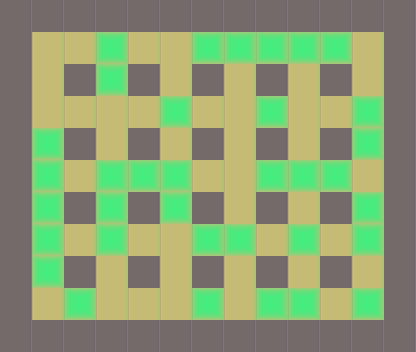

Rendered tile map (Tiled .tmx) drawn with the repository's tilesets; below, a short description and the full map source, tile grids included:
An orthogonal 13x11 tile map with 32x32 px tiles, 2 tile layers (base, piedras).

<map version="1.0" orientation="orthogonal" renderorder="right-down" width="13" height="11" tilewidth="32" tileheight="32" nextobjectid="1">
 <properties>
  <property name="nombre" value="Nivel 8" />
 </properties>
 <tileset firstgid="1" name="tile" tilewidth="32" tileheight="32" tilecount="3">
  <image source="../tilebase.png" width="96" height="32" />
  <terraintypes>
   <terrain name="New Terrain" tile="-1" />
  </terraintypes>
 </tileset>
 <layer name="base" width="13" height="11">
  <data>
   <tile gid="1" />
   <tile gid="1" />
   <tile gid="1" />
   <tile gid="1" />
   <tile gid="1" />
   <tile gid="1" />
   <tile gid="1" />
   <tile gid="1" />
   <tile gid="1" />
   <tile gid="1" />
   <tile gid="1" />
   <tile gid="1" />
   <tile gid="1" />
   <tile gid="1" />
   <tile gid="2" />
   <tile gid="2" />
   <tile gid="2" />
   <tile gid="2" />
   <tile gid="2" />
   <tile gid="2" />
   <tile gid="2" />
   <tile gid="2" />
   <tile gid="2" />
   <tile gid="2" />
   <tile gid="2" />
   <tile gid="1" />
   <tile gid="1" />
   <tile gid="2" />
   <tile gid="1" />
   <tile gid="2" />
   <tile gid="1" />
   <tile gid="2" />
   <tile gid="1" />
   <tile gid="2" />
   <tile gid="1" />
   <tile gid="2" />
   <tile gid="1" />
   <tile gid="2" />
   <tile gid="1" />
   <tile gid="1" />
   <tile gid="2" />
   <tile gid="2" />
   <tile gid="2" />
   <tile gid="2" />
   <tile gid="2" />
   <tile gid="2" />
   <tile gid="2" />
   <tile gid="2" />
   <tile gid="2" />
   <tile gid="2" />
   <tile gid="2" />
   <tile gid="1" />
   <tile gid="1" />
   <tile gid="2" />
   <tile gid="1" />
   <tile gid="2" />
   <tile gid="1" />
   <tile gid="2" />
   <tile gid="1" />
   <tile gid="2" />
   <tile gid="1" />
   <tile gid="2" />
   <tile gid="1" />
   <tile gid="2" />
   <tile gid="1" />
   <tile gid="1" />
   <tile gid="2" />
   <tile gid="2" />
   <tile gid="2" />
   <tile gid="2" />
   <tile gid="2" />
   <tile gid="2" />
   <tile gid="2" />
   <tile gid="2" />
   <tile gid="2" />
   <tile gid="2" />
   <tile gid="2" />
   <tile gid="1" />
   <tile gid="1" />
   <tile gid="2" />
   <tile gid="1" />
   <tile gid="2" />
   <tile gid="1" />
   <tile gid="2" />
   <tile gid="1" />
   <tile gid="2" />
   <tile gid="1" />
   <tile gid="2" />
   <tile gid="1" />
   <tile gid="2" />
   <tile gid="1" />
   <tile gid="1" />
   <tile gid="2" />
   <tile gid="2" />
   <tile gid="2" />
   <tile gid="2" />
   <tile gid="2" />
   <tile gid="2" />
   <tile gid="2" />
   <tile gid="2" />
   <tile gid="2" />
   <tile gid="2" />
   <tile gid="2" />
   <tile gid="1" />
   <tile gid="1" />
   <tile gid="2" />
   <tile gid="1" />
   <tile gid="2" />
   <tile gid="1" />
   <tile gid="2" />
   <tile gid="1" />
   <tile gid="2" />
   <tile gid="1" />
   <tile gid="2" />
   <tile gid="1" />
   <tile gid="2" />
   <tile gid="1" />
   <tile gid="1" />
   <tile gid="2" />
   <tile gid="2" />
   <tile gid="2" />
   <tile gid="2" />
   <tile gid="2" />
   <tile gid="2" />
   <tile gid="2" />
   <tile gid="2" />
   <tile gid="2" />
   <tile gid="2" />
   <tile gid="2" />
   <tile gid="1" />
   <tile gid="1" />
   <tile gid="1" />
   <tile gid="1" />
   <tile gid="1" />
   <tile gid="1" />
   <tile gid="1" />
   <tile gid="1" />
   <tile gid="1" />
   <tile gid="1" />
   <tile gid="1" />
   <tile gid="1" />
   <tile gid="1" />
   <tile gid="1" />
  </data>
 </layer>
 <layer name="piedras" width="13" height="11">
  <data>
   <tile gid="0" />
   <tile gid="0" />
   <tile gid="0" />
   <tile gid="0" />
   <tile gid="0" />
   <tile gid="0" />
   <tile gid="0" />
   <tile gid="0" />
   <tile gid="0" />
   <tile gid="0" />
   <tile gid="0" />
   <tile gid="0" />
   <tile gid="0" />
   <tile gid="0" />
   <tile gid="0" />
   <tile gid="0" />
   <tile gid="3" />
   <tile gid="0" />
   <tile gid="0" />
   <tile gid="3" />
   <tile gid="3" />
   <tile gid="3" />
   <tile gid="3" />
   <tile gid="3" />
   <tile gid="0" />
   <tile gid="0" />
   <tile gid="0" />
   <tile gid="0" />
   <tile gid="0" />
   <tile gid="3" />
   <tile gid="0" />
   <tile gid="0" />
   <tile gid="0" />
   <tile gid="0" />
   <tile gid="0" />
   <tile gid="0" />
   <tile gid="0" />
   <tile gid="0" />
   <tile gid="0" />
   <tile gid="0" />
   <tile gid="0" />
   <tile gid="0" />
   <tile gid="0" />
   <tile gid="0" />
   <tile gid="3" />
   <tile gid="0" />
   <tile gid="0" />
   <tile gid="3" />
   <tile gid="0" />
   <tile gid="0" />
   <tile gid="3" />
   <tile gid="0" />
   <tile gid="0" />
   <tile gid="3" />
   <tile gid="0" />
   <tile gid="0" />
   <tile gid="0" />
   <tile gid="0" />
   <tile gid="0" />
   <tile gid="0" />
   <tile gid="0" />
   <tile gid="0" />
   <tile gid="0" />
   <tile gid="3" />
   <tile gid="0" />
   <tile gid="0" />
   <tile gid="3" />
   <tile gid="0" />
   <tile gid="3" />
   <tile gid="3" />
   <tile gid="3" />
   <tile gid="0" />
   <tile gid="0" />
   <tile gid="3" />
   <tile gid="3" />
   <tile gid="3" />
   <tile gid="0" />
   <tile gid="0" />
   <tile gid="0" />
   <tile gid="3" />
   <tile gid="0" />
   <tile gid="3" />
   <tile gid="0" />
   <tile gid="3" />
   <tile gid="0" />
   <tile gid="0" />
   <tile gid="0" />
   <tile gid="0" />
   <tile gid="0" />
   <tile gid="3" />
   <tile gid="0" />
   <tile gid="0" />
   <tile gid="3" />
   <tile gid="0" />
   <tile gid="3" />
   <tile gid="0" />
   <tile gid="0" />
   <tile gid="3" />
   <tile gid="3" />
   <tile gid="0" />
   <tile gid="3" />
   <tile gid="0" />
   <tile gid="3" />
   <tile gid="0" />
   <tile gid="0" />
   <tile gid="3" />
   <tile gid="0" />
   <tile gid="0" />
   <tile gid="0" />
   <tile gid="0" />
   <tile gid="0" />
   <tile gid="0" />
   <tile gid="0" />
   <tile gid="0" />
   <tile gid="0" />
   <tile gid="0" />
   <tile gid="0" />
   <tile gid="0" />
   <tile gid="0" />
   <tile gid="3" />
   <tile gid="0" />
   <tile gid="0" />
   <tile gid="0" />
   <tile gid="3" />
   <tile gid="0" />
   <tile gid="3" />
   <tile gid="3" />
   <tile gid="0" />
   <tile gid="3" />
   <tile gid="0" />
   <tile gid="0" />
   <tile gid="0" />
   <tile gid="0" />
   <tile gid="0" />
   <tile gid="0" />
   <tile gid="0" />
   <tile gid="0" />
   <tile gid="0" />
   <tile gid="0" />
   <tile gid="0" />
   <tile gid="0" />
   <tile gid="0" />
   <tile gid="0" />
  </data>
 </layer>
</map>
